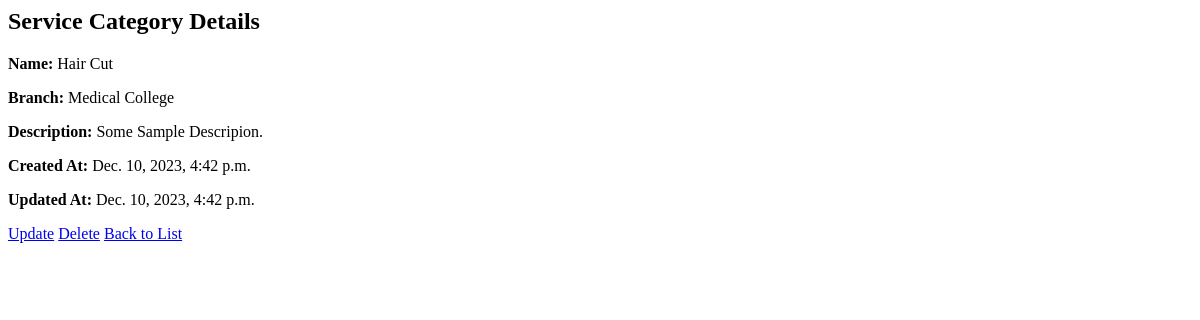
/service_categories/1/, run on an earlier commit of the app's database.
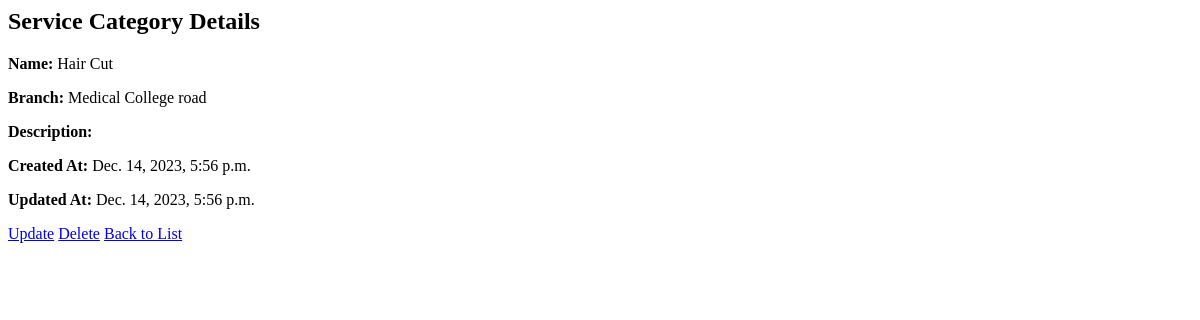
And on a later commit of the database.
### salon/models.py (models this page shows, shortened)
class ServiceCategory(models.Model):
    cat_id = models.AutoField(primary_key=True)
    branch = models.ForeignKey(Branch, on_delete=models.DO_NOTHING)
    category_name = models.CharField(max_length=200)
    description = models.TextField(blank=True, null=True)
    created_at = models.DateTimeField(auto_now_add=True)
    updated_at = models.DateTimeField(auto_now=True)

class Branch(models.Model):
    branch_id = models.AutoField(primary_key=True)
    branch_name = models.CharField(max_length=200)
    location = models.CharField(max_length=200)
    status = models.BooleanField(default=True)
    created_at = models.DateTimeField(auto_now_add=True)
    updated_at = models.DateTimeField(auto_now=True)

### salon/views.py (the view)
# urls.py: path('service_categories/<int:cat_id>/', views.service_category_detail, name='service_category_detail'),
def service_category_detail(request, cat_id):
    category = get_object_or_404(ServiceCategory, pk=cat_id)
    return render(request, 'services/service_category_detail.html', {'category': category})

### salon/templates/services/service_category_detail.html
<h2>Service Category Details</h2>
<p><strong>Name:</strong> {{ category.category_name }}</p>
<p><strong>Branch:</strong> {{ category.branch.branch_name }}</p>
<p><strong>Description:</strong> {{ category.description }}</p>
<p><strong>Created At:</strong> {{ category.created_at }}</p>
<p><strong>Updated At:</strong> {{ category.updated_at }}</p>
<a href="{% url 'salon:service_category_update' category.pk %}">Update</a>
<a href="{% url 'salon:service_category_delete' category.pk %}">Delete</a>
<a href="{% url 'salon:service_category_list' %}">Back to List</a>

What changed in the data, as far as the page shows it:
changed ServiceCategory "Hair Cut": branch.branch_name "Medical College" → "Medical College road"; created_at "Dec. 10, 2023, 4:42 p.m." → "Dec. 14, 2023, 5:56 p.m."; updated_at "Dec. 10, 2023, 4:42 p.m." → "Dec. 14, 2023, 5:56 p.m."; description "Some Sample Descripion." → (not shown)
